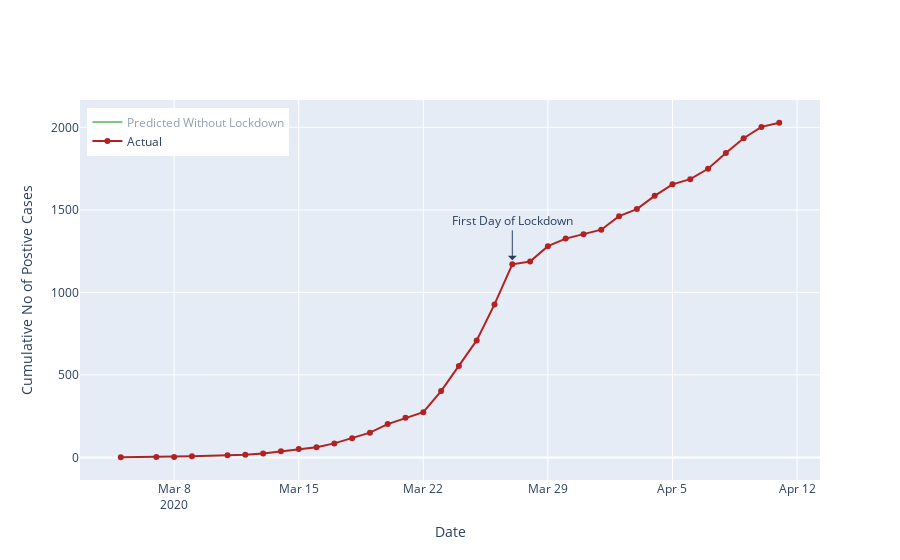

Source (notebook cell):
### Code cell
fig_daily_cum_confirm = go.Figure(layout = dict(xaxis_title="Date",
                                                yaxis_title="Cumulative No of Postive Cases",
                                                legend=dict(x=0.01, y=.98), xaxis=dict(fixedrange=True),
                                                yaxis=dict(fixedrange=True), hovermode='x'))

# Predict
fig_daily_cum_confirm.add_trace(go.Scatter(x=daily_cumulative_predict['date'], 
                                        y=daily_cumulative_predict['cumulative_cases'], hoverinfo='x+y', mode='lines', 
                                        marker=dict(color='green'), visible = 'legendonly')) # , name='Predicted'

# Actual
fig_daily_cum_confirm.add_trace(go.Scatter(x=daily_cumulative_confirmed['date'], 
                                           y=daily_cumulative_confirmed['cumulative_cases'], hoverinfo='x+y', mode='markers+lines', 
                                           marker=dict(color='firebrick'))) 

fig_daily_cum_confirm.update_layout(
    annotations=[
        dict(
            x=pd.to_datetime('2020-03-27', format='%Y/%m/%d'),
            y=1170,
            xref="x",
            yref="y",
            text="First Day of Lockdown",
            showarrow=True,
            arrowsize=1.5,
            arrowhead=1,
            yshift=4,
            ax=0,
            ay=-40
        )
    ],
)

fig_daily_cum_confirm.data[0].name = "Predicted Without Lockdown"
fig_daily_cum_confirm.data[1].name = "Actual"


fig_daily_cum_confirm.data[0].hovertemplate = '%{y}<extra></extra>'
fig_daily_cum_confirm.data[1].hovertemplate = '%{y}<extra></extra>'
fig_daily_cum_confirm.show(config = dict(displayModeBar=False))

### Figure 1 — Plotly figure (JSON) as saved in the notebook; plotly's stock layout.template omitted (floating-point values rounded to 4 significant figures)
{"data": [{"hoverinfo": "x+y", "hovertemplate": "%{y}<extra></extra>", "marker": {"color": "green"}, "mode": "lines", "name": "Predicted Without Lockdown", "type": "scatter", "visible": "legendonly", "x": ["2020-03-05T00:00:00", "2020-03-07T00:00:00", "2020-03-08T00:00:00", "2020-03-09T00:00:00", "2020-03-11T00:00:00", "2020-03-12T00:00:00", "2020-03-13T00:00:00", "2020-03-14T00:00:00", "2020-03-15T00:00:00", "2020-03-16T00:00:00", "2020-03-17T00:00:00", "2020-03-18T00:00:00", "2020-03-19T00:00:00", "2020-03-20T00:00:00", "2020-03-21T00:00:00", "2020-03-22T00:00:00", "2020-03-23T00:00:00", "2020-03-24T00:00:00", "2020-03-25T00:00:00", "2020-03-26T00:00:00", "2020-03-27T00:00:00", "2020-03-28T00:00:00", "2020-03-29T00:00:00", "2020-03-30T00:00:00", "2020-03-31T00:00:00", "2020-04-01T00:00:00", "2020-04-02T00:00:00", "2020-04-03T00:00:00", "2020-04-04T00:00:00", "2020-04-05T00:00:00", "2020-04-06T00:00:00", "2020-04-07T00:00:00", "2020-04-08T00:00:00", "2020-04-09T00:00:00", "2020-04-10T00:00:00", "2020-04-11T00:00:00"], "y": [3, 5, 7, 9, 16, 21, 27, 36, 47, 62, 81, 106, 139, 182, 239, 314, 411, 539, 707, 927, 1216, 1594, 2091, 2742, 3595, 4715, 6182, 8107, 10631, 13942, 18282, 23974, 31439, 41227, 54063, 70896]}, {"hoverinfo": "x+y", "hovertemplate": "%{y}<extra></extra>", "marker": {"color": "firebrick"}, "mode": "markers+lines", "name": "Actual", "type": "scatter", "x": ["2020-03-05T00:00:00", "2020-03-07T00:00:00", "2020-03-08T00:00:00", "2020-03-09T00:00:00", "2020-03-11T00:00:00", "2020-03-12T00:00:00", "2020-03-13T00:00:00", "2020-03-14T00:00:00", "2020-03-15T00:00:00", "2020-03-16T00:00:00", "2020-03-17T00:00:00", "2020-03-18T00:00:00", "2020-03-19T00:00:00", "2020-03-20T00:00:00", "2020-03-21T00:00:00", "2020-03-22T00:00:00", "2020-03-23T00:00:00", "2020-03-24T00:00:00", "2020-03-25T00:00:00", "2020-03-26T00:00:00", "2020-03-27T00:00:00", "2020-03-28T00:00:00", "2020-03-29T00:00:00", "2020-03-30T00:00:00", "2020-03-31T00:00:00", "2020-04-01T00:00:00", "2020-04-02T00:00:00", "2020-04-03T00:00:00", "2020-04-04T00:00:00", "2020-04-05T00:00:00", "2020-04-06T00:00:00", "2020-04-07T00:00:00", "2020-04-08T00:00:00", "2020-04-09T00:00:00", "2020-04-10T00:00:00", "2020-04-11T00:00:00"], "y": [1, 2, 3, 7, 13, 16, 24, 38, 51, 62, 85, 116, 150, 202, 240, 274, 402, 554, 709, 927, 1170, 1187, 1280, 1326, 1353, 1380, 1462, 1505, 1585, 1655, 1686, 1749, 1845, 1934, 2003, 2028]}], "layout": {"annotations": [{"arrowhead": 1, "arrowsize": 1.5, "ax": 0, "ay": -40, "showarrow": true, "text": "First Day of Lockdown", "x": "2020-03-27T00:00:00", "xref": "x", "y": 1170, "yref": "y", "yshift": 4}], "hovermode": "x", "legend": {"x": 0.01, "y": 0.98}, "xaxis": {"fixedrange": true, "title": {"text": "Date"}}, "yaxis": {"fixedrange": true, "title": {"text": "Cumulative No of Postive Cases"}}}}
